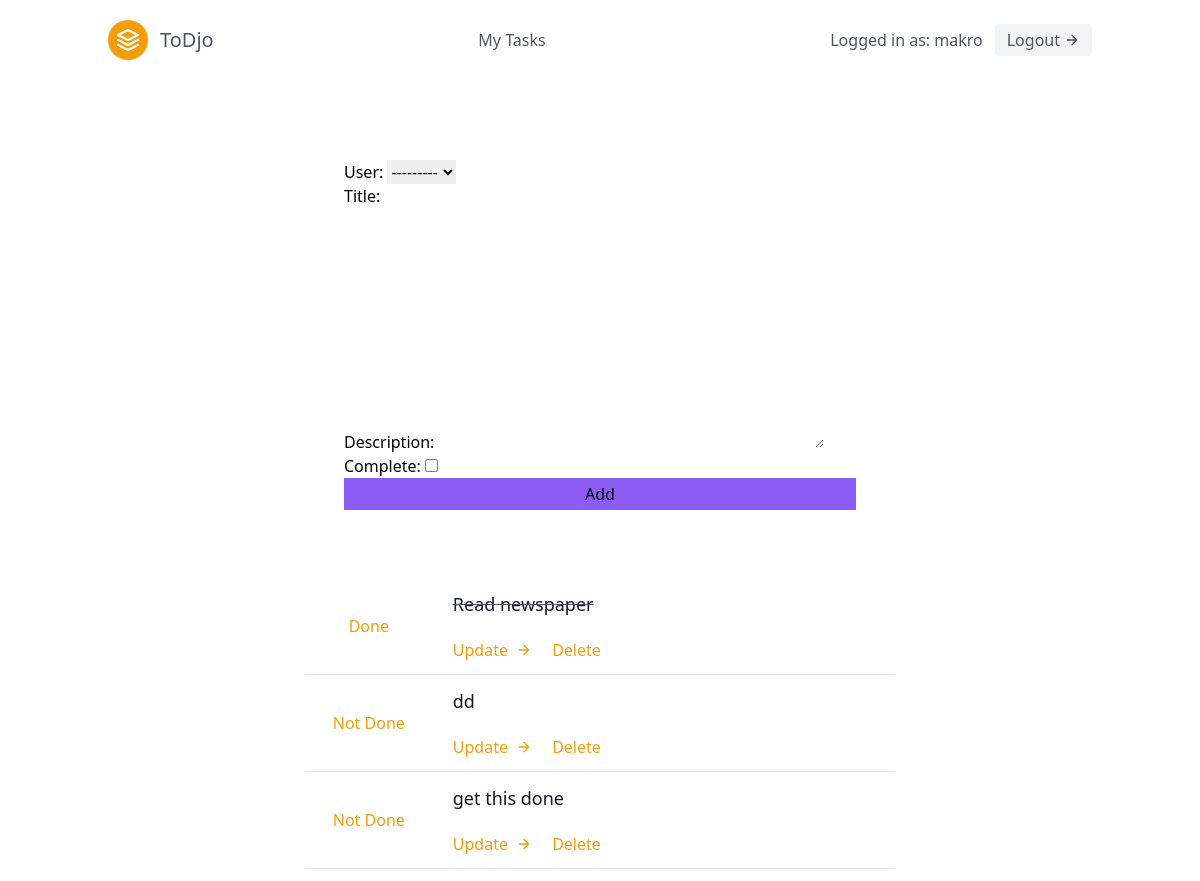
Before: /tasks/ (signed in) with the older database file.
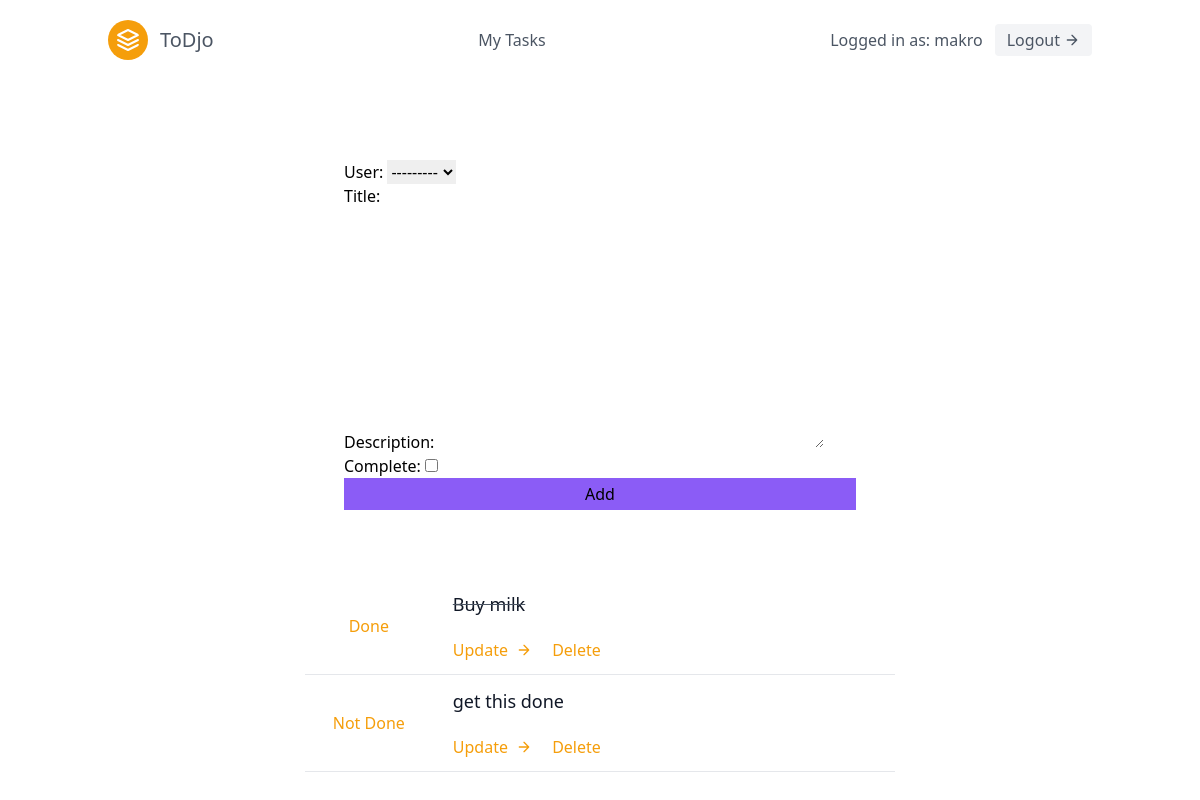
After: the same page with the newer database file.
### tasks/models.py (models this page shows)
class Task(models.Model):
    user = models.ForeignKey(User, on_delete=models.CASCADE)
    title = models.CharField(max_length=200)
    description = models.TextField(null=True, blank=True)
    complete = models.BooleanField(default=False)
    created = models.DateTimeField(auto_now_add=True)
    def __str__(self) -> str:
        return self.title

### tasks/views.py (the view)
# urls.py: path('', views.index, name='task-list'),
def index(request):
    if not request.user.is_authenticated:
        return redirect('/login')
    tasks = Task.objects.all()
    form = TaskForm()
    if request.method == 'POST':
        form = TaskForm(request.POST)
        if form.is_valid():
            form.save()
        return redirect('.')
    context = {
        'tasks': tasks,
        'form': form,
    }
    return render(request, 'tasks/list.html', context)

### tasks/forms.py
class TaskForm(forms.ModelForm):
    class Meta:
        model = Task
        fields = '__all__'

### tasks/templates/tasks/list.html (shortened to what this page needs)
{% extends "base.html" %}
{% load tailwind_filters %}
{% block content %}
<div class="max-w-lg mx-auto py-20">
    <form method="POST" action=".">
        {{form|crispy}}
        <button type="submit" class="w-full bg-purple-500 hover:bg-purple-600 px-3 py-1">Add</button>
    </form>
</div>
<section class="text-gray-600 body-font">
    <div class="container px-5  mx-auto">
        {% for task in tasks %}
            <div class="flex items-center lg:w-3/5 mx-auto border-b pb-3 mb-3 border-gray-200 sm:flex-row flex-col">
                <div class="sm:w-32 w-20  inline-flex items-center justify-center text-yellow-500 flex-shrink-0">
                    {% if task.complete %}
                        Done
                    {% else %}
                        Not Done
                    {% endif %}
                </div>
                <div class="flex-grow sm:text-left text-center ml-5 mt-6 sm:mt-0">
                    {% if task.complete %}
                        <strike><h2 class="text-gray-900 text-lg title-font font-medium mb-2">{{ task }}</h2></strike>
                    {% else %}
                        <h2 class="text-gray-900 text-lg title-font font-medium mb-2">{{ task }}</h2>
                    {% endif %}
                    <a href="{% url 'tasks:task-detail' task.pk %}" class="mt-3 text-yellow-500 inline-flex items-center">
                        Update
                        <svg fill="none" stroke="currentColor" stroke-linecap="round" stroke-linejoin="round" stroke-width="2" class="w-4 h-4 ml-2" viewBox="0 0 24 24">
                        <path d="M5 12h14M12 5l7 7-7 7"></path>
                        </svg>
                    </a>
                    <a href="{% url 'tasks:task-delete' task.pk %}" class="mt-3 ml-4 text-yellow-500 inline-flex items-center">
                        Delete
                    </a>
                </div>
            </div>
        {% endfor %}
    </div>
  </section>
{% endblock content %}

### templates/base.html (shortened to what this page needs)
<!DOCTYPE html>
<html lang="en">
<head>
    <link href="https://unpkg.com/tailwindcss@^2/dist/tailwind.min.css" rel="stylesheet">
</head>
<body>
    {% include 'navbar.html' %}
    {% block content %}
    {% endblock %}
</body>
</html>

### templates/navbar.html (shortened to what this page needs)
<header class="text-gray-600 body-font">
    <div class="container mx-auto flex flex-wrap p-5 flex-col md:flex-row items-center">
      <a class="flex title-font font-medium items-center text-gray-900 mb-4 md:mb-0">
        <svg xmlns="http://www.w3.org/2000/svg" fill="none" stroke="currentColor" stroke-linecap="round" stroke-linejoin="round" stroke-width="2" class="w-10 h-10 text-white p-2 bg-yellow-500 rounded-full" viewBox="0 0 24 24">
          <path d="M12 2L2 7l10 5 10-5-10-5zM2 17l10 5 10-5M2 12l10 5 10-5"></path>
        </svg>
        <a href="{% url 'landing-page' %}"><span class="ml-3 text-xl">ToDjo</span></a>
      </a>
      <nav class="md:ml-auto md:mr-auto flex flex-wrap items-center text-base justify-center">
        <a href="{% url 'tasks:task-list' %}" class="mr-5 hover:text-gray-900">My Tasks</a>
      </nav>
      {% if request.user.is_authenticated %}
        <p>Logged in as: {{ request.user.username }}</p>
        <a href="{% url 'logout' %}" class="ml-3 inline-flex items-center bg-gray-100 border-0 py-1 px-3 focus:outline-none hover:bg-gray-200 rounded text-base mt-4 md:mt-0">
          Logout
        <svg fill="none" stroke="currentColor" stroke-linecap="round" stroke-linejoin="round" stroke-width="2" class="w-4 h-4 ml-1" viewBox="0 0 24 24">
          <path d="M5 12h14M12 5l7 7-7 7"></path>
        </svg>
      </a>
      {% endif %}
    </div>
  </header>

Changed rows visible on the page:
removed Task: complete "Not Done", title "dd"
changed Task: title "Read newspaper" → "Buy milk"
